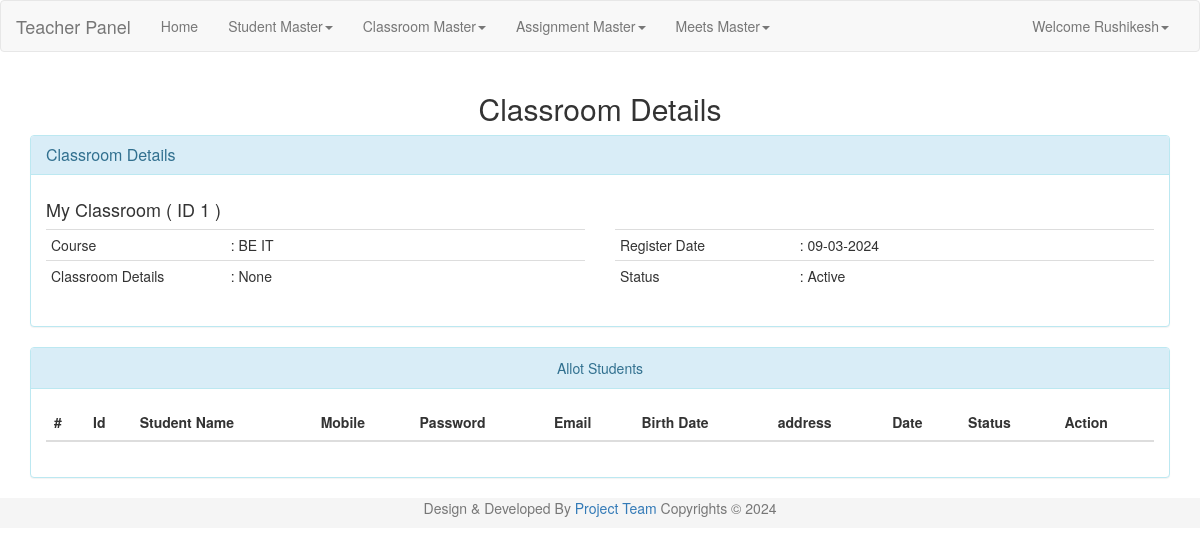
The page /zel_teacher/allot_students.php?cr_id=1 (signed in) on the database its author committed.
### tables this page shows
CREATE TABLE `user` (
  `uid` int(9) NOT NULL,
  `uname` varchar(45) NOT NULL,
  `pass` varchar(20) NOT NULL,
  `uregdate` datetime NOT NULL,
  `utype` int(9) NOT NULL,
  `ustatus` tinyint(1) NOT NULL
);

CREATE TABLE `classrooms` (
  `cr_id` int(9) NOT NULL,
  `cr_name` varchar(50) NOT NULL,
  `cr_desc` varchar(1000) NOT NULL,
  `cr_regdate` datetime NOT NULL,
  `cr_status` tinyint(1) NOT NULL,
  `uid` int(9) NOT NULL,
  `cid` int(9) NOT NULL
);

CREATE TABLE `course` (
  `cid` int(9) NOT NULL,
  `c_name` varchar(45) NOT NULL,
  `regdate` date NOT NULL,
  `status` tinyint(1) NOT NULL,
  `uid` int(9) NOT NULL
);

### zel_teacher/lock.php (called while the page is built, shortened)
<?php
include('conn.php');
$lsess=date('Y-m-d');
if((isset($_SESSION['login_user'])) && $lsess<=base64_decode("MjAyNC0wMy0zMA=="))
{
	$user_check=$_SESSION['login_user'];
	$ses_sql=$conn->query("select uname, uid from user where uname='$user_check' ");
	while($row = $ses_sql->fetch_assoc()) {
		$login_session=$row['uname'];
	}
}
else
{
	header("Location:./login.php");
}
?>

### zel_teacher/allot_students.php (the view, shortened to what this page needs)
<?php
include('conn.php');
include('lock.php');
if (isset($_GET['cr_id'])) {
	$cr_id=$_GET['cr_id'];
	$sql1="SELECT * FROM classrooms cr, course c WHERE c.cid = cr.cid AND cr.cr_id=$cr_id";
	$result = $conn->query($sql1);
	if ($result->num_rows > 0){
		while($row = $result->fetch_assoc()) {
			$cr_id = $row["cr_id"];
			$cr_name = $row["cr_name"];
			$cid = $row["cid"];
			$c_name = $row["c_name"];
			$cr_desc = $row["cr_desc"];
			$cr_status = $row["cr_status"];
			$cr_regdate= $row["cr_regdate"];
		}
	}
	else
	{
		$error='<b>'.$cr_id.'</b>'." "."Classroom Id Is Not Exist!";
		$show="display:show;";
		$alert="alert alert-danger";
	}
}
?>
<!DOCTYPE html>
<html lang="en">
<head>
  <link rel="stylesheet" href="./resources/bootstrap-3.3.6-dist/css/bootstrap.min.css">
</head>
<body id="addcutomer">
<?php
include('./header.php');
?>
  <div class="container">
    <div class="row">
      <div class="col-lg-12 col-md-12">
        <h2 align="center" class="page-title remove-top-padding">Classroom Details </h2>
         <div class="row">
		<div class="col-sm-8 col-md-12 col-lg-12">
            <div class="panel panel-info light-pink">
              <div class="panel-heading action-box">
                <div class="panel-caption">
                  <h3 class="panel-title"> Classroom Details <a style="display:none;" class="pull-right" align="right" href="#" onclick=printbill(); >Print</a></h3>
                </div>
              </div>
              <div class="panel-body">
                <div class="row">
                  <div class="col-md-12 col-lg-12">
                    <h4><?php echo $cr_name." ( ID ". $cr_id." )"; ?></h4>
                    <div class="row">
                      <div class="col-lg-6">
                        <table class="table table-condensed table-user-information">
                          <tbody>
						   <tr>
                              <td class="col-xs-4 col-sm-4">Course </td>
                              <td ><span>:</span> <?php echo $c_name; ?>  </td>
                            </tr>
                            <tr>
                              <td class="col-xs-4 col-sm-4">Classroom Details</td>
                              <td><span>:</span>  <?php echo $cr_desc; ?></td>
                            </tr>
                          </tbody>
                        </table>
                      </div>
                      <div class="col-lg-6">
                        <table class="table table-condensed table-user-information">
                          <tbody>
							<tr>
                              <td class="col-xs-4 col-sm-4">Register Date</td>
                              <td><span>:</span>  <?php echo date('d-m-Y', strtotime($cr_regdate)); ?></td>
                            </tr>
                            <tr>
                              <td class="col-xs-4 col-sm-4">Status</td>
                              <?php
							  if($cr_status==1){echo "<td><span>:</span> Active</td>";}
							   else if ($cr_status==2){echo "<td><span>:</span> Suspended</td>";}
							   else if ($cr_status==0){echo "<td><span>:</span> Deleted</td>";}
							   else {echo "<td><span>:</span> None</td>";}
								?>
                            </tr>
                          </tbody>
                        </table>
                      </div>
                    </div>
                  </div>
                </div>
			 </div>
            </div>
				<div class="panel panel-info">
      <div class="panel-heading" align="center">Allot Students</div>
      <div class="panel-body">
        <div class='table-responsive'>
      <?php
      $sql = "SELECT * FROM end_user e, course c WHERE c.cid = e.cid AND e.cid=$cid AND e.status = 1 ORDER BY e.euid ASC";
      $result = $conn->query($sql);
      if ($result->num_rows > 0) {
          echo "<table class='table table-striped'>
          <thead>
            <tr>
              <th>#</th>
              <th>Id</th>
			  <th>Student Name </th>
              <th>Mobile </th>
              <th>Password </th>
              <th>Email </th>
              <th>Birth Date </th>
			  <th>address</th>
			  <th>Date </th>
			  <th>Status </th>
			  <th>Action</th>
           </tr>
          </thead>
          <tbody>";
          echo"</tbody>
      </table>";
        }
        else {
         echo "0 results";
        }
        ?>
      </div>
      </div>
	</div>
          </div>
        </div>
        </div>
      </div>
    </div>
<?php
include('./footer.php');
?>
</body>
</html>

### zel_teacher/header.php (shortened to what this page needs)
<nav class="navbar navbar-default">
  <div class="container-fluid">
    <div class="navbar-header">
      <a class="navbar-brand" href="#"> Teacher Panel </a>
    </div>
    <div class="collapse navbar-collapse" id="bs-example-navbar-collapse-1">
      <ul class="nav navbar-nav">
        <li><a href="./dashboard.php">Home<span class="sr-only">(current)</span></a></li>
		<li class="dropdown">
			<a href="" class="dropdown-toggle" data-toggle="dropdown" role="button" aria-haspopup="true" aria-expanded="false">Student Master<span class="caret"></span></a>
		</li>
		<li class="dropdown">
			<a href="" class="dropdown-toggle" data-toggle="dropdown" role="button" aria-haspopup="true" aria-expanded="false">Classroom Master<span class="caret"></span></a>
		</li>
		<li class="dropdown">
			<a href="" class="dropdown-toggle" data-toggle="dropdown" role="button" aria-haspopup="true" aria-expanded="false">Assignment Master<span class="caret"></span></a>
		</li>
		<li class="dropdown">
			<a href="" class="dropdown-toggle" data-toggle="dropdown" role="button" aria-haspopup="true" aria-expanded="false">Meets Master<span class="caret"></span></a>
		</li>
      </ul>
      <ul class="nav navbar-nav navbar-right">
        <li class="dropdown">
          <?php if($login_session)
        {
            $status="Welcome ".$login_session;
        }
        else
        {
            $status="Welcome Guest";
            $url="./login.php";
            $status1="Login";
         }
          ?>
          <a href="" class="dropdown-toggle" data-toggle="dropdown" role="button" aria-haspopup="true" aria-expanded="false"><?php echo $status; ?><span class="caret"></span></a>
        </li>
      </ul>
    </div>
  </div>
</nav>

### rows shown on the page
user: uname "Welcome Rushikesh"
classrooms: cr_name "My Classroom", cr_id "1", cid.c_name "BE IT", cr_desc "None", cr_regdate "09-03-2024"
